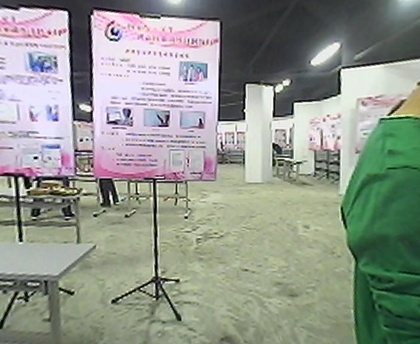
%> input picture 处理图片/xg11.jpg, 420 x 344 px, shrunk from 704 x 576 before the run
$ octave main.m   (GNU Octave 9; MATLAB toolbox functions it lacks are replaced by stand-ins)
%> lines starting %> are read from the running program, lines starting %| are printed output that depends on the picture
### tou.m
%柱面投影  徐刚
%2014.8.26 多幅图像
%参量：原图长宽W,H；投影角 thta；投影半径 r；
%相机参数：640*480 thta 70-80
%Question: 像素尺寸和实际尺寸联系
function [T1]=tou(T0)
%clear all;
%img = imread('2.jpg');

%%imtool(img); %show this picture
[H,W,~,N]=size(T0);%得到rgb图片的三个参数,长宽尺寸,与表征灰度的cc值3
%mm = H;              %640  480   3
%nn = W;              %
%C = zeros(mm,nn,rgb); %与原图像同样大小但没有像素值的0矩阵

thta=50;             %角度制

thta=thta*pi/180;       %投影角度  弧度
r=W/(2*tan(thta/2));  %投影半径 也是焦距 像素级

tic;
% [4 lines of commented-out code are left out]

T1=uint8(zeros( 420 ,520 , 3 , 6));     %%%%为了加快循环速度，提前开辟空间，如果换图像了，记得修改459 ,740 , 3 , 8
%T1=unit8([]);

for x=1:W
    for y=1:H
       x_=r*atan(x/r-W/2/r)+r*atan(W/2/r);
       y_=r*(y-H/2)/sqrt((x-W/2)^2+r^2)+H/2;

        a=round(x_);%a,b为修正后像素坐标 取整round fix ceil floor
        b=round(y_);
        if a>0 && b>0
            for i=1:N
             T1(b,a,:,i)=T0(y,x,:,i);%像素填充
            end
        end

    end
end

%figure ;imshow(C);
%imwrite(C,'n_2.jpg')
%imtool(C);

### main.m

clear;clc;
%%%%%%%%%%%%%%%%%%
fprintf('输入图像');
T0=uint8([]);T=uint8([]);
%%%%%%%%%%%%%%%%%%%%%%
i1=imread('xg11.jpg');T0(:,:,:,1)=i1;       %i1=multi_resolution(i1,level);T(:,:,:,1)=i1;
%> further down, i1 is the input picture: size 344x420x3 uint8; mean R, G, B 144.4, 149.8, 140.6
i2=imread('xg22.jpg');T0(:,:,:,2)=i2;       %%图像数量%%%%%%%%%%%%%%%%%%%%%%%%%%%%%%%%%%%%%%%%%%%%%%%%%%%important
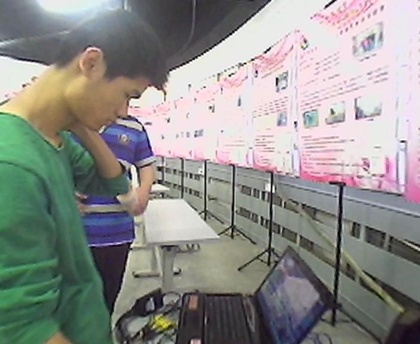
%> input picture 处理图片/xg22.jpg, 420 x 344 px, shrunk from 704 x 576 before the run
%> further down, i2 is the input picture: size 344x420x3 uint8; mean R, G, B 143.8, 143.7, 140.2
i3=imread('xg33.jpg');T0(:,:,:,3)=i3;         %i3=multi_resolution(i3,level);T(:,:,:,3)=i3;
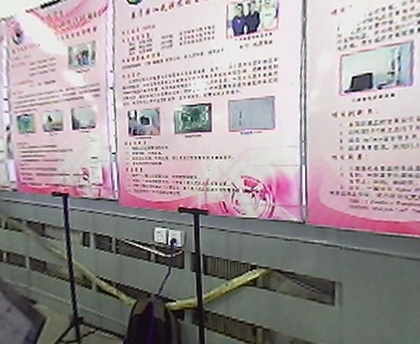
%> input picture 处理图片/xg33.jpg, 420 x 344 px, shrunk from 704 x 576 before the run
%> further down, i3 is the input picture: size 344x420x3 uint8; mean R, G, B 161.7, 152.3, 154.7
i4=imread('xg44.jpg');T0(:,:,:,4)=i4;            %i4=multi_resolution(i4,level);T(:,:,:,4)=i4;
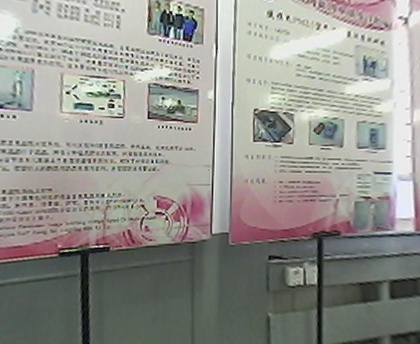
%> input picture 处理图片/xg44.jpg, 420 x 344 px, shrunk from 704 x 576 before the run
%> further down, i4 is the input picture: size 344x420x3 uint8; mean R, G, B 148.1, 147.5, 142
i5=imread('xg55.jpg');T0(:,:,:,5)=i5;               %i5=multi_resolution(i5,level);T(:,:,:,5)=i5;
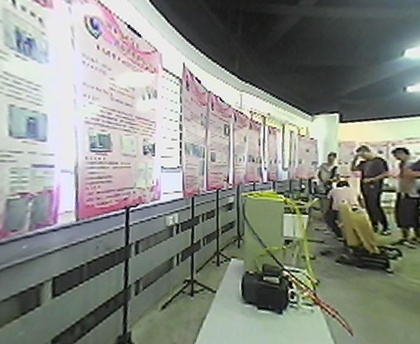
%> input picture 处理图片/xg55.jpg, 420 x 344 px, shrunk from 704 x 576 before the run
%> further down, i5 is the input picture: size 344x420x3 uint8; mean R, G, B 136.6, 139.8, 132.6
 i6=imread('xg66.jpg');T0(:,:,:,6)=i6;                %i6=multi_resolution(i6,level);T(:,:,:,6)=i6;
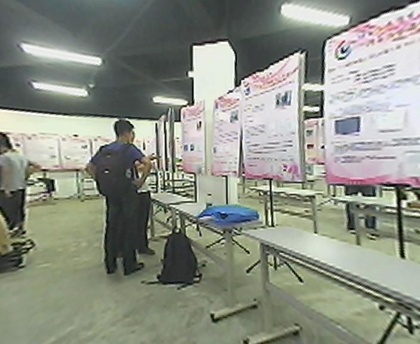
%> input picture 处理图片/xg66.jpg, 420 x 344 px, shrunk from 704 x 576 before the run
%> further down, i6 is the input picture: size 344x420x3 uint8; mean R, G, B 141.3, 145.1, 134.2
% [5 lines of commented-out code are left out]
[H,W,d,M]=size(T0);%%%要求图像的大小相同
%> H = 344; W = 420; d = 3; M = 6


% L=M*w;%%图像总长度
% suml=0;%%重叠区域总长度
%%%%%%%%%%%%%%%%%变换到柱面坐标系
tic
fprintf('变换到柱面坐标系...');
T1=tou(T0);
[HH,WW,~,~]=size(T1);
%> HH = 420; WW = 520
toc
%%%%%%%%%%%%%%%sift求偏移量

fprintf('sift计算偏移量...');

%pic1=T1(:,WW/2:WW,:,1);
%pic2=T1(:,:,:,2);

panorama1=T1(:,:,:,1);
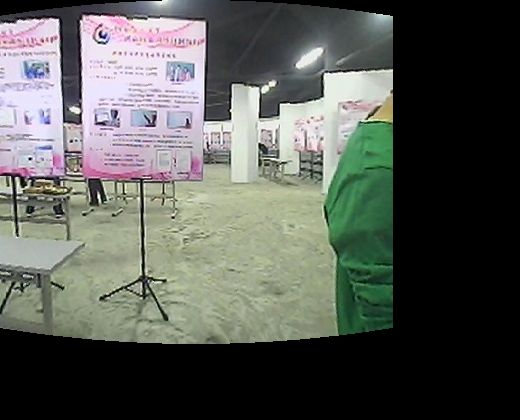
%> panorama1: size 420x520x3 uint8; mean R, G, B 87.3, 90.2, 84.7

tic
h=zeros(4);
w=zeros(4);

for i=2:M

%> (the run ends here)
